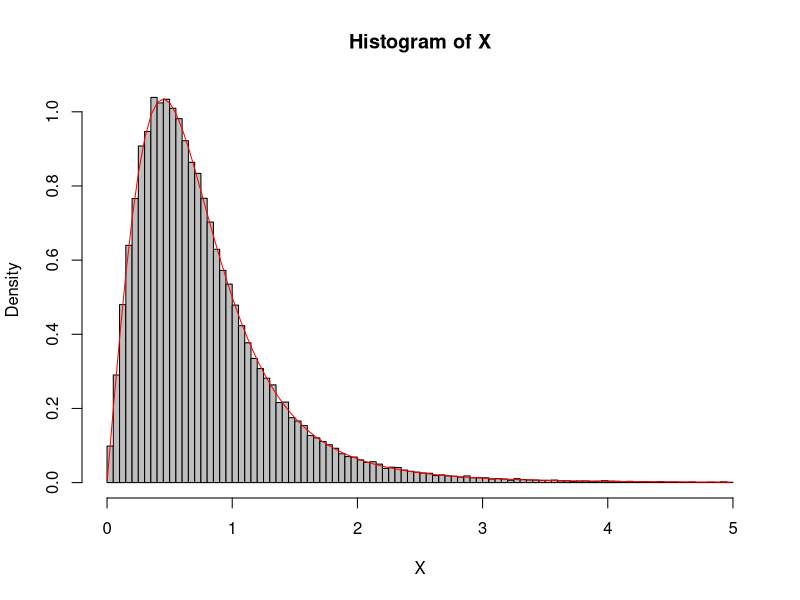

Source code (R):

dsinmad <- function(x, b, a, q) {(a * q / b) * ((x / b)^(a - 1)) * (1 + (x / b)^a )^(-q - 1)} # density
psinmad <- function(d, b, a, q)  {1 - (1 + (d / b)^a)^(-q)}  #distribution 
qsinmad <- function(p, b, a, q)  {b * ((1 - p)^( -1 / q) - 1)^(1 / a)} #quantile 
rsinmad <- function(n, b, a, q) {qsinmad(runif(n), b, a, q)}

X <- rsinmad(100000, b = 1, a = 2, q = 2)
X <- X[X < 5]
hist(X, nclass = 100, probability = TRUE, col = "grey")
u <- seq(min(X), max(X), length.out = 100)
lines(u, dsinmad(u, b = 1, a = 2, q = 2), col = "red")
